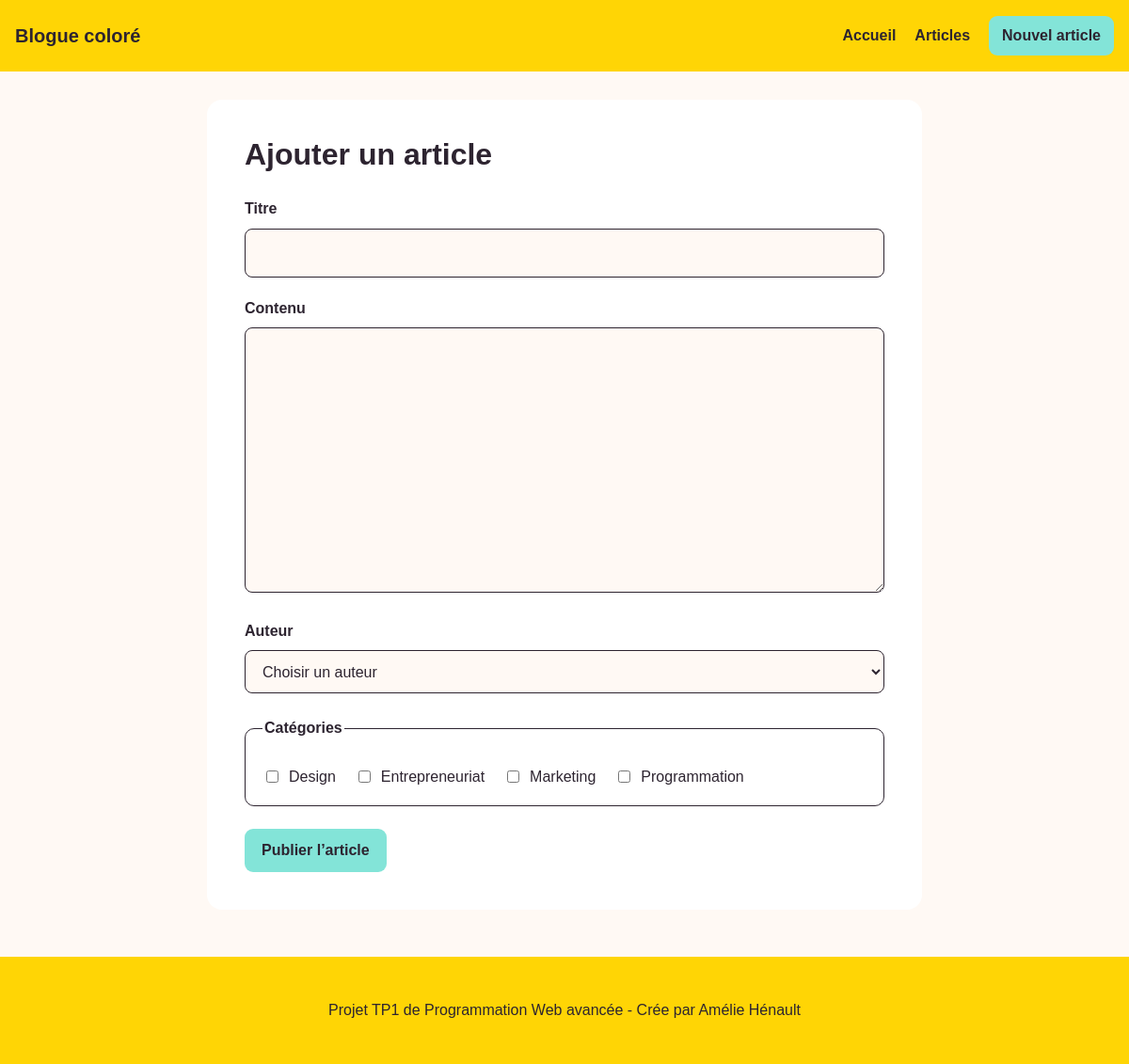
/post-create.php, run on the app's committed database.
### tables this page shows
CREATE TABLE `categories` (
  `idCategories` int unsigned NOT NULL AUTO_INCREMENT,
  `Nom` varchar(100) NOT NULL,
  PRIMARY KEY (`idCategories`),
  UNIQUE KEY `Nom_UNIQUE` (`Nom`)
);

### classes/crud.php (called while the page is built, shortened)
<?php
class Crud extends PDO
{
    public function select(
        string $table,
        string $field = 'id',
        string $order = 'ASC'
    ): array {
        $order = strtoupper($order);
        $sql = "SELECT * FROM $table
                ORDER BY $field $order";
        return $this->query($sql)->fetchAll();
    }
}

### post-create.php (the view, shortened to what this page needs)
<?php
require_once __DIR__ . '/classes/crud.php';
$crud = new Crud();
$categories = $crud->select(
    'Categories',
    'Nom'
);
require_once __DIR__ . '/includes/header.php';
?>
<section class="form-shell">
    <h1>
        Ajouter un article
    </h1>
    <form
        action="post-store.php"
        method="post"
    >
        <label for="Titre">
            Titre
        </label>
        <input
            id="Titre"
            name="Titre"
            type="text"
            maxlength="255"
            required
        >
        <label for="Contenu">
            Contenu
        </label>
        <textarea
            id="Contenu"
            name="Contenu"
            rows="10"
            required
        ></textarea>
        <label for="Users_idUsers">
            Auteur
        </label>
        <select
            id="Users_idUsers"
            name="Users_idUsers"
            required
        >
            <option value="">
                Choisir un auteur
            </option>
        </select>
        <fieldset>
            <legend>
                Catégories
            </legend>
            <div class="checkboxes">
                <?php foreach ($categories as $categorie): ?>
                    <label class="checkbox">
                        <input
                            type="checkbox"
                            name="categories[]"
                            value="<?= (int) $categorie['idCategories'] ?>"
                        >
                        <?= htmlspecialchars($categorie['Nom']) ?>
                    </label>
                <?php endforeach; ?>
            </div>
        </fieldset>
        <button
            class="button"
            type="submit"
        >
            Publier l’article
        </button>
    </form>
</section>
<?php
require_once __DIR__ . '/includes/footer.php';
?>

### css/style.css (style rules this page uses)
:root { --blanc: #fff9f4; --noir: #2d2430; --jaune: #ffd505; --rose: #d12477; --turquoise: #83e4d8; }
* { box-sizing: border-box; }
body { margin: 0; background: var(--blanc); color: var(--noir); font: 16px/1.6 Arial, sans-serif; }
h1, h2, h3 { margin-top: 0; line-height: 1.15; }
h1 { max-width: 800px; font-size: 4rem; }
.button { display: inline-flex; align-items: center; justify-content: center; min-height: 44px; padding: 10px 18px; border: 0; border-radius: 9px; background: var(--turquoise); color: var(--noir); font: inherit; font-weight: 700; text-decoration: none; cursor: pointer; }
.form-shell, .article-full { max-width: 760px; margin: auto; padding: 40px; background: #ffffff; border-radius: 16px; }
.form-shell h1, .article-full h1 { font-size: 2rem; }
form > label, legend { display: block; margin: 20px 0 8px; font-weight: 700; }
input[type="text"], textarea, select { width: 100%; min-height: 46px; padding: 12px 14px; border: 1px solid var(--noir); border-radius: 8px; background: var(--blanc); color: var(--noir); font: inherit; }
textarea { resize: vertical; }
fieldset { margin: 24px 0; padding: 18px; border: 1px solid var(--noir); border-radius: 10px; }
.checkboxes { display: flex; flex-wrap: wrap; gap: 12px 20px; }
.checkbox { display: flex; align-items: center; gap: 8px; }

### data on the page
categories: Nom "Design"
categories: Nom "Entrepreneuriat"
categories: Nom "Marketing"
categories: Nom "Programmation"
